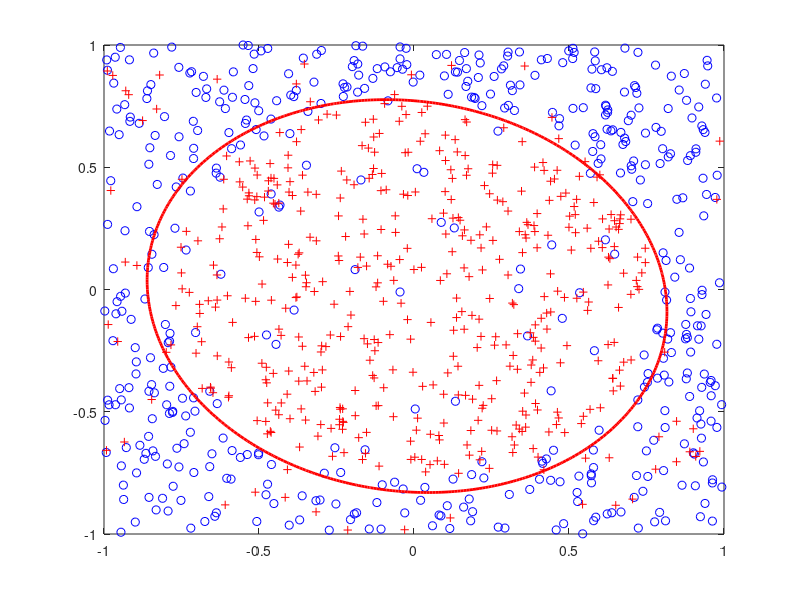

MATLAB code for this plot:
pkg load statistics

% 13-15
% linear regression
N = 1000;
x = 2 * rand(N, 2) - 1;
noise = rand(N, 1);
noise(noise <= .1) = -1;
noise(noise > .1) = 1;
y = sign(x(:, 1).^2 + x(:, 2).^2 - .6) .* noise;
positive = find(y >= 0);
negive = find(y < 0);
plot(x(positive, 1), x(positive, 2), 'bo', x(negive, 1), x(negive, 2), 'r+');

X = [ones(N, 1) x];
w = pinv(X' * X) * X' * y;
yt = sign(X * w);
printf('Linear regress error is %f\n', sum(yt != y) / N);
pause;

% feature transform
X = [ones(N, 1) x x(:, 1) .* x(:, 2) x.^2];
w = pinv(X' * X) * X' * y;
yt = sign(X * w);
printf('Quadratic feature transform error is %f\n', sum(yt != y) / N);
pause;
printf('Plot fit on data\n');
hold on;
[x1 x2] = meshgrid(-1:.01:1);
z = w(1) + w(2) * x1 + w(3) * x2 + w(4) * (x1 .* x2) + w(5) * x1.^2 + w(6) * x2.^2;
contour(x1, x2, z, [0 0], 'r-', 'LineWidth', 2);
hold off;
